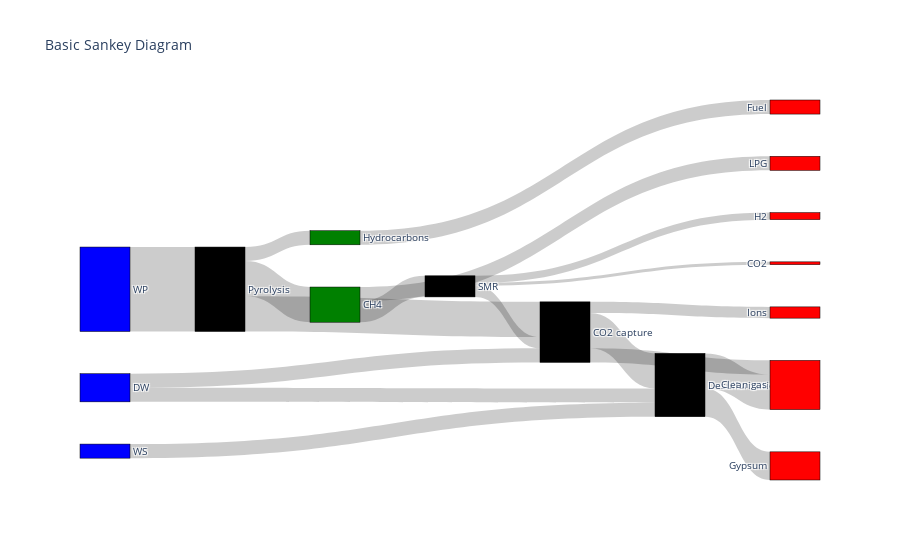

Write notebook code for a chart like this one.
### Code cell
import plotly.graph_objects as go
label = ["WP", "WS", "DW",
               # 0    1     2
               "Pyrolysis","Hydrocarbons", "CH4", "SMR",
               #    3            4          5       6           
               "CO2 capture", "Desulfurization",
               #    7               8
               "Fuel", "LPG", "H2", "CO2", "Ions", "Clean gas", "Gypsum", ]

colors = ['blue', 'blue', 'blue',
          'black', 'green', 'green', 'black',
          'black','black',
          'red','red','red','red','red','red','red',]


fig = go.Figure(data=[go.Sankey(
    node = dict(
      pad = 50,
      thickness = 50,
      line = dict(color = "black", width = 0.5),
      label = ["WP", "WS", "DW",
               # 0    1     2
               "Pyrolysis","Hydrocarbons", "CH4", "SMR",
               #    3            4          5       6           
               "CO2 capture", "Desulfurization",
               #    7               8
               "Fuel", "LPG", "H2", "CO2", "Ions", "Clean gas", "Gypsum", ],
               # 9     10     11      12     13          14         15   
      customdata = ["Long name A1", "Long name A2", "Long name B1", "Long name B2",
                    "Long name C1", "Long name C2"],
      hovertemplate='Node %{customdata} has total value %{value}<extra></extra>',
      color = colors
    ),
    link = dict(
      source = [0, 3,  3, 3, 4,  5,  5,  6,  6, 6, 2,  2,  7, 7,   7, 1,  8, 8], # indices correspond to labels, eg A1, A2, A2, B1, ...
      target = [3, 4,  5, 7, 9 ,10, 6, 11, 12, 7,  7,  8, 13, 14,  8, 8, 14, 15],
      value = [60, 10,25,25, 10, 10, 15, 5,  2, 8, 10, 10, 8, 10, 25, 10,25, 20],
      customdata = ["q","r","s","t","u","v"],
    #   color=,
      hovertemplate='Link from node %{source.customdata}<br />'+
        'to node%{target.customdata}<br />has value %{value}'+
        '<br />and data %{customdata}<extra></extra>',
  ))])

fig.update_layout(title_text="Basic Sankey Diagram", font_size=10)
fig.show()

### Figure 1 — Plotly figure (JSON) as saved in the notebook; plotly's stock layout.template omitted (floating-point values rounded to 4 significant figures)
{"data": [{"link": {"customdata": ["q", "r", "s", "t", "u", "v"], "hovertemplate": "Link from node %{source.customdata}<br />to node%{target.customdata}<br />has value %{value}<br />and data %{customdata}<extra></extra>", "source": [0, 3, 3, 3, 4, 5, 5, 6, 6, 6, 2, 2, 7, 7, 7, 1, 8, 8], "target": [3, 4, 5, 7, 9, 10, 6, 11, 12, 7, 7, 8, 13, 14, 8, 8, 14, 15], "value": [60, 10, 25, 25, 10, 10, 15, 5, 2, 8, 10, 10, 8, 10, 25, 10, 25, 20]}, "node": {"color": ["blue", "blue", "blue", "black", "green", "green", "black", "black", "black", "red", "red", "red", "red", "red", "red", "red"], "customdata": ["Long name A1", "Long name A2", "Long name B1", "Long name B2", "Long name C1", "Long name C2"], "hovertemplate": "Node %{customdata} has total value %{value}<extra></extra>", "label": ["WP", "WS", "DW", "Pyrolysis", "Hydrocarbons", "CH4", "SMR", "CO2 capture", "Desulfurization", "Fuel", "LPG", "H2", "CO2", "Ions", "Clean gas", "Gypsum"], "line": {"color": "black", "width": 0.5}, "pad": 50, "thickness": 50}, "type": "sankey"}], "layout": {"font": {"size": 10}, "title": {"text": "Basic Sankey Diagram"}}}
